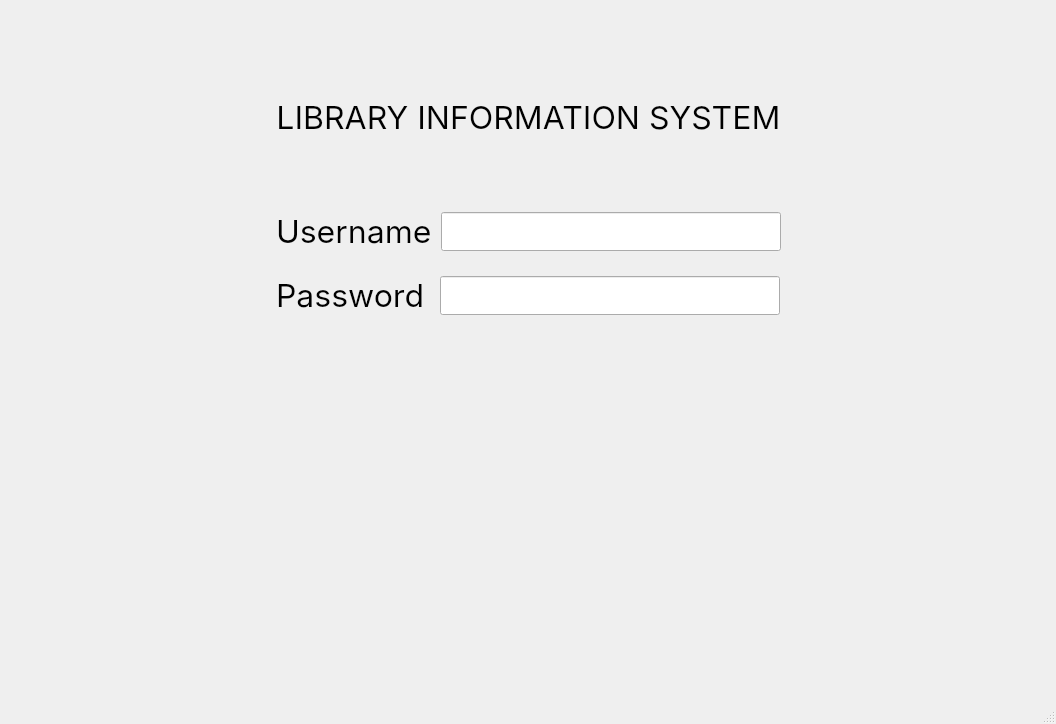
<?xml version="1.0" encoding="UTF-8"?>
<ui version="4.0">
 <class>MainWindow</class>
 <widget class="QMainWindow" name="MainWindow">
  <property name="geometry">
   <rect>
    <x>0</x>
    <y>0</y>
    <width>1056</width>
    <height>724</height>
   </rect>
  </property>
  <property name="windowTitle">
   <string>LIS</string>
  </property>
  <widget class="QWidget" name="centralwidget">
   <widget class="QLabel" name="libraryImage">
    <property name="geometry">
     <rect>
      <x>276</x>
      <y>346</y>
      <width>505</width>
      <height>311</height>
     </rect>
    </property>
    <property name="text">
     <string/>
    </property>
    <property name="pixmap">
     <pixmap>../clip-library-1.png</pixmap>
    </property>
    <property name="scaledContents">
     <bool>true</bool>
    </property>
   </widget>
   <widget class="QLabel" name="libraryTItle">
    <property name="geometry">
     <rect>
      <x>276</x>
      <y>98</y>
      <width>505</width>
      <height>39</height>
     </rect>
    </property>
    <property name="font">
     <font>
      <family>Inter</family>
      <pointsize>24</pointsize>
     </font>
    </property>
    <property name="text">
     <string>LIBRARY INFORMATION SYSTEM</string>
    </property>
    <property name="scaledContents">
     <bool>false</bool>
    </property>
    <property name="alignment">
     <set>Qt::AlignCenter</set>
    </property>
   </widget>
   <widget class="QLabel" name="usernameLabel">
    <property name="geometry">
     <rect>
      <x>276</x>
      <y>218</y>
      <width>154</width>
      <height>27</height>
     </rect>
    </property>
    <property name="font">
     <font>
      <family>Inter</family>
      <pointsize>24</pointsize>
     </font>
    </property>
    <property name="text">
     <string>Username</string>
    </property>
   </widget>
   <widget class="QLineEdit" name="usernameEntry">
    <property name="geometry">
     <rect>
      <x>441</x>
      <y>212</y>
      <width>340</width>
      <height>39</height>
     </rect>
    </property>
    <property name="font">
     <font>
      <family>Inter</family>
      <pointsize>24</pointsize>
     </font>
    </property>
   </widget>
   <widget class="QLineEdit" name="passwordEntry">
    <property name="geometry">
     <rect>
      <x>440</x>
      <y>276</y>
      <width>340</width>
      <height>39</height>
     </rect>
    </property>
    <property name="font">
     <font>
      <family>Inter</family>
      <pointsize>24</pointsize>
     </font>
    </property>
    <property name="echoMode">
     <enum>QLineEdit::Password</enum>
    </property>
   </widget>
   <widget class="QLabel" name="passwordLabel">
    <property name="geometry">
     <rect>
      <x>276</x>
      <y>282</y>
      <width>154</width>
      <height>27</height>
     </rect>
    </property>
    <property name="font">
     <font>
      <family>Inter</family>
      <pointsize>24</pointsize>
     </font>
    </property>
    <property name="text">
     <string>Password</string>
    </property>
   </widget>
  </widget>
  <widget class="QStatusBar" name="statusbar"/>
 </widget>
 <resources/>
 <connections/>
</ui>
